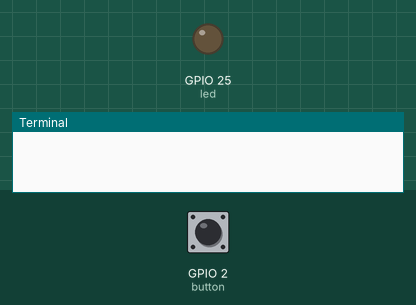
This program was run on a simulated Raspberry Pi (BCM pin numbers). On the bench: output pins drawn as LEDs (lit = HIGH), the last lines printed to the terminal. Dashed ring = blinking. The test bench sets the inputs (shaded band); at power-on: GPIO 2 (button) HIGH.

Above: at 1.2 s.
1.3 s: GPIO 2 (button) pulled LOW for 1 s
At 3.2 s:
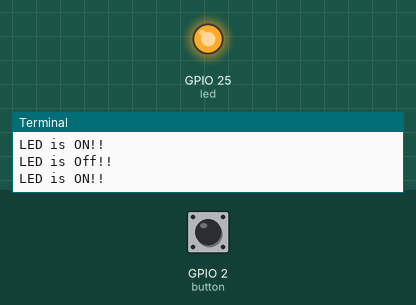
4.3 s: GPIO 2 (button) pulled LOW for 0.15 s
At 4.7 s:
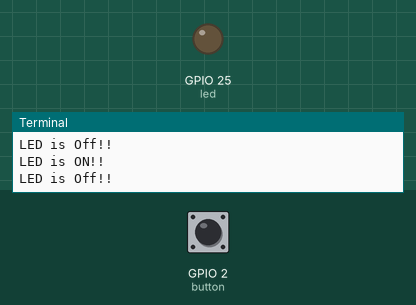
5.9 s: GPIO 2 (button) pulled LOW for 3.2 s
At 5.97 s:
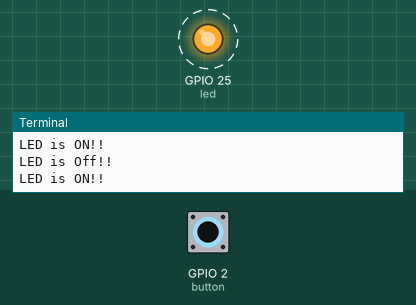
Timing chart, 0 to 10.6 s (numbered marks = the images above; inputs shaded):
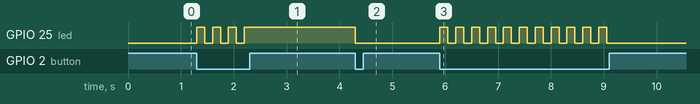

The program:

debounce_pushButton.py
```python
from gpiozero import LED,Button
from time import sleep
led = LED(25)
button = Button(2)
previous_state = 1
current_state = 0

while True:
   if button.is_pressed:
      if previous_state != current_state:
         led.on()
         current_state = 1
         print("LED is ON!!")
         sleep(0.15)

      else:
         led.off()
         current_state = 0
         print("LED is Off!!")
         sleep(0.15)
```

Measured:
- after the input at 1.3 s, GPIO 25 (led): alternates HIGH for 0.15 s and LOW for 0.15 s, 7 changes in all, then stays HIGH, starting at once
- after the input at 4.3 s, GPIO 25 (led): HIGH → LOW at once
- after the input at 5.9 s, GPIO 25 (led): alternates HIGH for 0.15 s and LOW for 0.15 s, 22 changes in all, then stays LOW, starting at once
